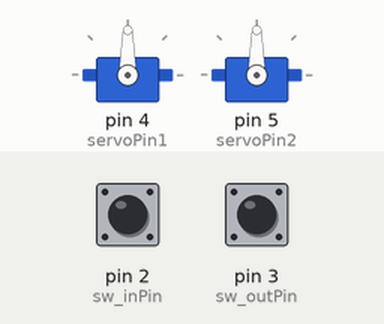
This sketch was run on a simulated Arduino Uno, built with avr-gcc and run on an emulated ATmega328P. Parts: 2 × servo. The test bench sets the inputs (shaded band); at power-on: pin 2 (sw_inPin) HIGH, pin 3 (sw_outPin) HIGH.

Above: at 3.2 s.
3.3 s: pin 2 (sw_inPin) pulled LOW for 0.15 s
At 5.8 s:
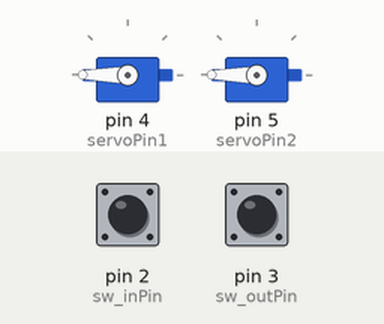
6.3 s: pin 3 (sw_outPin) pulled LOW for 0.15 s
At 6.76 s:
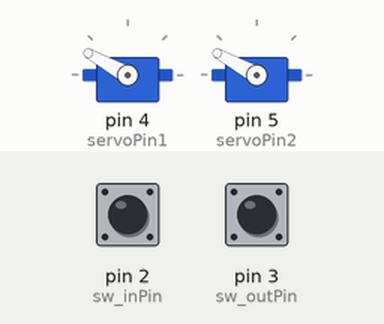
9.3 s: pin 2 (sw_inPin) pulled LOW for 1 s
At 9.76 s:
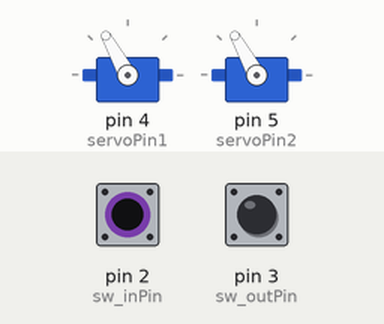
12.3 s: pin 3 (sw_outPin) pulled LOW for 1 s
At 13.06 s:
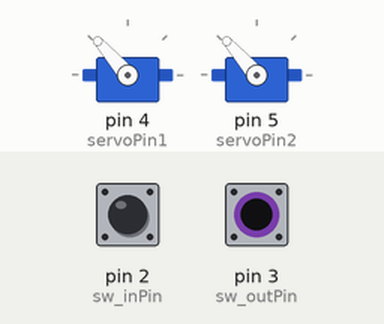
Timing chart, 0 to 15.3 s (numbered marks = the images above; inputs shaded):
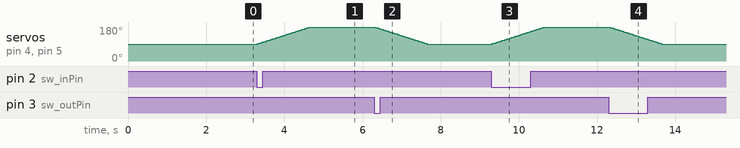

Measured:
- after the input at 3.3 s, servo on pin 4 (servoPin1), servo on pin 5 (servoPin2): moves from 90° to 180° over 1.3 s, starting at once
- after the input at 6.3 s, servo on pin 4 (servoPin1), servo on pin 5 (servoPin2): moves from 180° to 90° over 1.3 s, starting at once
- after the input at 9.3 s, servo on pin 4 (servoPin1), servo on pin 5 (servoPin2): moves from 90° to 180° over 1.3 s, starting at once
- after the input at 12.3 s, servo on pin 4 (servoPin1), servo on pin 5 (servoPin2): moves from 180° to 90° over 1.3 s, starting at once

The sketch:

crossing_single_arduino.ino
```cpp
#include <Servo.h>
#include "RailSwitch.h"

const int sw_inPin = 2;
const int sw_outPin = 3;
const int servoPin1 = 4;
const int servoPin2 = 5;

Servo sv1, sv2;
volatile RailSwitch sw_in, sw_out;
int angle;
bool is_passing;

void sw_in_on() {
  sw_in.set_pushed();
}

void sw_out_on() {
  sw_out.set_pushed();
}

void setup() {
  pinMode(sw_inPin, INPUT_PULLUP);
  pinMode(sw_outPin, INPUT_PULLUP);
  attachInterrupt(digitalPinToInterrupt(sw_inPin), sw_in_on, FALLING);
  attachInterrupt(digitalPinToInterrupt(sw_outPin), sw_out_on, FALLING);
  delay(2000);
  angle = 90;
  sv1.attach(servoPin1);
  sv2.attach(servoPin2);
  sv1.write(angle);
  sv2.write(angle);
  is_passing = false;
}

void loop(){
  if (sw_in.is_pushed()) {
    is_passing = true;
  }
  else if (sw_out.is_pushed()) {
    is_passing = false;
  }
  if (is_passing && angle < 180) {
      angle++;
      sv1.write(angle);
      sv2.write(angle);
  }
  else if (!is_passing && angle > 90) {
      angle--;
      sv1.write(angle);
      sv2.write(angle);
  }
  delay(15);
}
```

RailSwitch.cpp
```cpp
#include "RailSwitch.h"
#include <Arduino.h>

RailSwitch::RailSwitch(void) {
  delay = 1000;
}

RailSwitch::RailSwitch(unsigned long _delay) {
  delay = _delay;
}

void RailSwitch::set_pushed(void) {
  t = millis();
  pushed = true;
}

void RailSwitch::reset_pushed(void) {
  t = 0;
  pushed = false;
}

bool RailSwitch::is_pushed(void) {
  unsigned long now;

  if (pushed) {
    now = millis();
    if (now - t < delay) {
      return true;
    }
    else {
      reset_pushed();
      return false;
    }
  }
  else {
    return false;
  }
}
```

RailSwitch.h
```cpp
#ifndef __RAIL_SWITCH_H__
#define __RAIL_SWITCH_H__
class RailSwitch {
  protected:
    bool pushed;
    unsigned long delay;
    unsigned long t;

  public:
    RailSwitch(void);
    RailSwitch(unsigned long _delay);
    void set_pushed(void);
    void reset_pushed(void);
    bool is_pushed(void);
};
#endif
```
